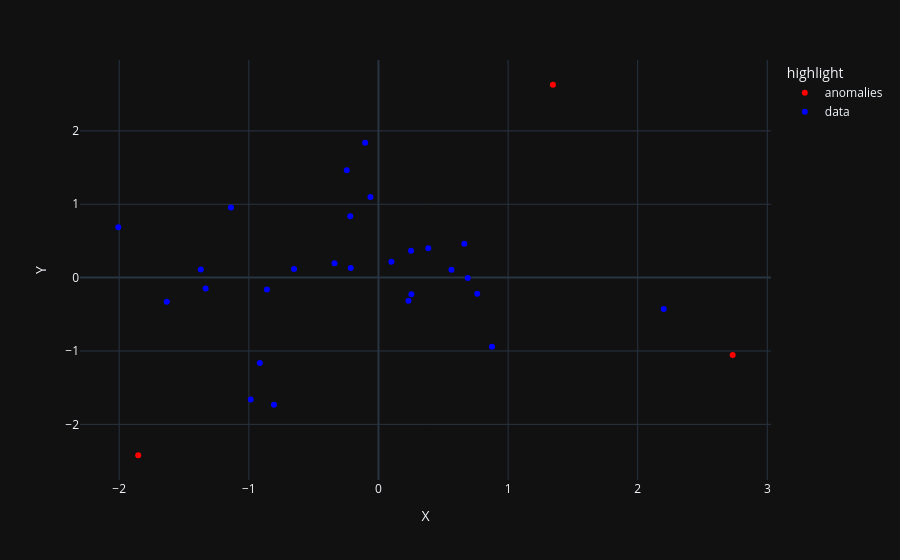

Here is the notebook cell this chart was saved with:
### Markdown cell above
One way to plot the anomalies together with the data points using the package "plotly" is to merge into one data frame and add an indicator column:

### Code cell
# Assign data
df1 = gnnObj.take_data()
df2 = gnnObj.take_value()

# Mark points that are in df2
df1['highlight'] = df1.merge(df2.assign(flag=1), on=['X', 'Y'], how='left')['flag'].fillna(0)

# Convert to category for plotting
df1['highlight'] = df1['highlight'].map({0: 'data', 1: 'anomalies'})

# Plot
fig = px.scatter(df1, x='X', y='Y', color='highlight',
                 color_discrete_map={'data': 'blue', 'anomalies': 'red'},
                 template="plotly_dark")

fig.show()

### Figure 1 — Plotly figure (JSON) as saved in the notebook; plotly's stock layout.template omitted (floating-point values rounded to 4 significant figures)
{"data": [{"hovertemplate": "highlight=anomalies<br>X=%{x}<br>Y=%{y}<extra></extra>", "legendgroup": "anomalies", "marker": {"color": "red", "symbol": "circle"}, "mode": "markers", "name": "anomalies", "orientation": "v", "showlegend": true, "type": "scatter", "x": [-1.853, 2.733, 1.346], "xaxis": "x", "y": [-2.421, -1.056, 2.629], "yaxis": "y"}, {"hovertemplate": "highlight=data<br>X=%{x}<br>Y=%{y}<extra></extra>", "legendgroup": "data", "marker": {"color": "blue", "symbol": "circle"}, "mode": "markers", "name": "data", "orientation": "v", "showlegend": true, "type": "scatter", "x": [-0.6514, 0.5631, 0.6888, -0.2138, -1.138, 0.6625, -2.007, 0.2312, -0.8605, 2.201, -0.8063, 0.3844, -0.9154, -0.9856, 0.8756, -0.3391, -0.2444, 0.09969, -0.06171, 0.7621, -0.1025, -1.633, -1.333, 0.2539, 0.2517, -0.2178, -1.371], "xaxis": "x", "y": [0.1191, 0.1073, -0.006726, 0.1299, 0.9556, 0.46, 0.6874, -0.3149, -0.1635, -0.4264, -1.734, 0.3992, -1.163, -1.662, -0.9427, 0.1952, 1.463, 0.2173, 1.101, -0.2213, 1.839, -0.3293, -0.1493, -0.2261, 0.3672, 0.8363, 0.1093], "yaxis": "y"}], "layout": {"legend": {"title": {"text": "highlight"}, "tracegroupgap": 0}, "margin": {"t": 60}, "xaxis": {"anchor": "y", "domain": [0, 1], "title": {"text": "X"}}, "yaxis": {"anchor": "x", "domain": [0, 1], "title": {"text": "Y"}}}}
